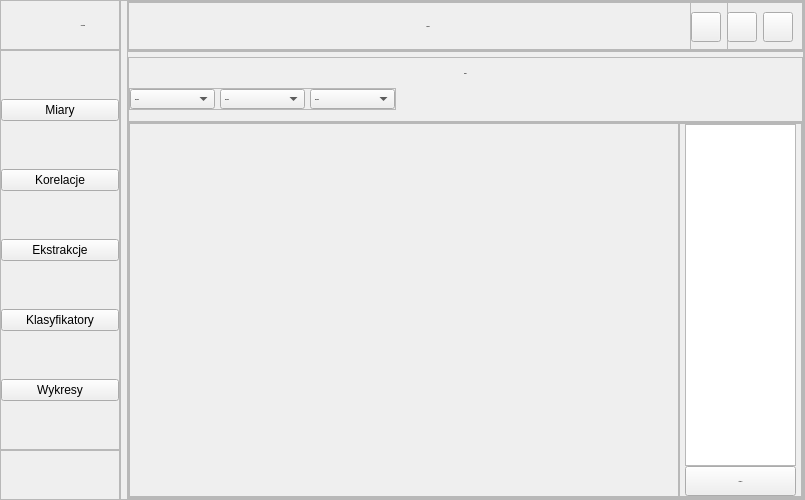
<?xml version="1.0" encoding="UTF-8"?>
<ui version="4.0">
 <class>MainWindow</class>
 <widget class="QMainWindow" name="MainWindow">
  <property name="geometry">
   <rect>
    <x>0</x>
    <y>0</y>
    <width>805</width>
    <height>500</height>
   </rect>
  </property>
  <property name="minimumSize">
   <size>
    <width>30</width>
    <height>30</height>
   </size>
  </property>
  <property name="maximumSize">
   <size>
    <width>805</width>
    <height>500</height>
   </size>
  </property>
  <property name="font">
   <font>
    <weight>50</weight>
    <bold>false</bold>
   </font>
  </property>
  <property name="windowTitle">
   <string>MainWindow</string>
  </property>
  <property name="styleSheet">
   <string notr="true"/>
  </property>
  <widget class="QWidget" name="centralwidget">
   <property name="styleSheet">
    <string notr="true">@font-face {
font-family: NovaFlat;
src: url(:/fonts/Nova_Flat/NovaFlat-Regular.ttf)format(&quot;truetype&quot;);
}
*{
color: #fff;
font-family: NovaFlat;
font-size: 15px;
border: nine;
background-color: ;
}
#header_frame, #left_menu_bellow, #left_menu_up{
background-color:rgb(61,80,95)
}
#centralwidget{
background-color:rgb(61,80,95,100)
}
#miary, #korelacje, #ekstrakcje, #klasyfikatory, #wykres, #left_menu_center{
background-color:rgb(61,80,95,100)
}
#choose1, #choose2, #choose3, #create{
background-color:rgb(61,80,95)
}
#label_miary, #label_korelacje, #label_ekstrakcje, #label_klasyfikatory, #label_wykres{
font-size: 20px;
}</string>
   </property>
   <layout class="QHBoxLayout" name="horizontalLayout">
    <property name="spacing">
     <number>0</number>
    </property>
    <property name="leftMargin">
     <number>0</number>
    </property>
    <property name="topMargin">
     <number>0</number>
    </property>
    <property name="rightMargin">
     <number>0</number>
    </property>
    <property name="bottomMargin">
     <number>0</number>
    </property>
    <item>
     <widget class="QWidget" name="left_menu_widget" native="true">
      <layout class="QVBoxLayout" name="verticalLayout">
       <property name="spacing">
        <number>0</number>
       </property>
       <property name="leftMargin">
        <number>0</number>
       </property>
       <property name="topMargin">
        <number>0</number>
       </property>
       <property name="rightMargin">
        <number>0</number>
       </property>
       <property name="bottomMargin">
        <number>0</number>
       </property>
       <item alignment="Qt::AlignTop">
        <widget class="QFrame" name="left_menu_up">
         <property name="minimumSize">
          <size>
           <width>120</width>
           <height>50</height>
          </size>
         </property>
         <property name="maximumSize">
          <size>
           <width>120</width>
           <height>50</height>
          </size>
         </property>
         <property name="frameShape">
          <enum>QFrame::StyledPanel</enum>
         </property>
         <property name="frameShadow">
          <enum>QFrame::Raised</enum>
         </property>
         <layout class="QHBoxLayout" name="horizontalLayout_2">
          <property name="spacing">
           <number>0</number>
          </property>
          <property name="leftMargin">
           <number>6</number>
          </property>
          <property name="topMargin">
           <number>0</number>
          </property>
          <property name="rightMargin">
           <number>0</number>
          </property>
          <property name="bottomMargin">
           <number>0</number>
          </property>
          <item>
           <widget class="QLabel" name="icon">
            <property name="sizePolicy">
             <sizepolicy hsizetype="Preferred" vsizetype="Preferred">
              <horstretch>0</horstretch>
              <verstretch>0</verstretch>
             </sizepolicy>
            </property>
            <property name="minimumSize">
             <size>
              <width>40</width>
              <height>40</height>
             </size>
            </property>
            <property name="maximumSize">
             <size>
              <width>40</width>
              <height>40</height>
             </size>
            </property>
            <property name="font">
             <font>
              <family>NovaFlat</family>
              <pointsize>-1</pointsize>
              <weight>50</weight>
              <bold>false</bold>
             </font>
            </property>
            <property name="text">
             <string/>
            </property>
            <property name="pixmap">
             <pixmap resource="resources.qrc">:/images/icon.ico</pixmap>
            </property>
            <property name="scaledContents">
             <bool>true</bool>
            </property>
            <property name="wordWrap">
             <bool>false</bool>
            </property>
           </widget>
          </item>
          <item>
           <widget class="QLabel" name="title">
            <property name="font">
             <font>
              <family>NovaFlat</family>
              <pointsize>-1</pointsize>
              <weight>75</weight>
              <italic>false</italic>
              <bold>true</bold>
              <underline>false</underline>
             </font>
            </property>
            <property name="text">
             <string>Suchotki</string>
            </property>
            <property name="alignment">
             <set>Qt::AlignCenter</set>
            </property>
           </widget>
          </item>
         </layout>
         <zorder>title</zorder>
         <zorder>icon</zorder>
        </widget>
       </item>
       <item>
        <widget class="QFrame" name="left_menu_center">
         <property name="sizePolicy">
          <sizepolicy hsizetype="Preferred" vsizetype="Expanding">
           <horstretch>0</horstretch>
           <verstretch>0</verstretch>
          </sizepolicy>
         </property>
         <property name="minimumSize">
          <size>
           <width>120</width>
           <height>0</height>
          </size>
         </property>
         <property name="maximumSize">
          <size>
           <width>120</width>
           <height>16777215</height>
          </size>
         </property>
         <property name="styleSheet">
          <string notr="true"/>
         </property>
         <property name="frameShape">
          <enum>QFrame::StyledPanel</enum>
         </property>
         <property name="frameShadow">
          <enum>QFrame::Raised</enum>
         </property>
         <layout class="QVBoxLayout" name="verticalLayout_2">
          <property name="spacing">
           <number>0</number>
          </property>
          <property name="leftMargin">
           <number>0</number>
          </property>
          <property name="topMargin">
           <number>0</number>
          </property>
          <property name="rightMargin">
           <number>0</number>
          </property>
          <property name="bottomMargin">
           <number>0</number>
          </property>
          <item>
           <widget class="QPushButton" name="button_miary">
            <property name="text">
             <string>Miary</string>
            </property>
            <property name="icon">
             <iconset resource="resources.qrc">
              <normaloff>:/icons/icons/sliders.svg</normaloff>:/icons/icons/sliders.svg</iconset>
            </property>
           </widget>
          </item>
          <item>
           <widget class="QPushButton" name="button_korelacje">
            <property name="text">
             <string>Korelacje</string>
            </property>
            <property name="icon">
             <iconset resource="resources.qrc">
              <normaloff>:/icons/icons/trending-up.svg</normaloff>:/icons/icons/trending-up.svg</iconset>
            </property>
           </widget>
          </item>
          <item>
           <widget class="QPushButton" name="button_ekstrakcje">
            <property name="text">
             <string>Ekstrakcje</string>
            </property>
            <property name="icon">
             <iconset resource="resources.qrc">
              <normaloff>:/icons/icons/activity.svg</normaloff>:/icons/icons/activity.svg</iconset>
            </property>
           </widget>
          </item>
          <item>
           <widget class="QPushButton" name="button_klasyfikatory">
            <property name="text">
             <string>Klasyfikatory</string>
            </property>
            <property name="icon">
             <iconset resource="resources.qrc">
              <normaloff>:/icons/icons/bar-chart.svg</normaloff>:/icons/icons/bar-chart.svg</iconset>
            </property>
           </widget>
          </item>
          <item>
           <widget class="QPushButton" name="button_wykresy">
            <property name="text">
             <string>Wykresy</string>
            </property>
            <property name="icon">
             <iconset resource="resources.qrc">
              <normaloff>:/icons/icons/bar-chart-2.svg</normaloff>:/icons/icons/bar-chart-2.svg</iconset>
            </property>
           </widget>
          </item>
         </layout>
        </widget>
       </item>
       <item alignment="Qt::AlignTop">
        <widget class="QFrame" name="left_menu_bellow">
         <property name="minimumSize">
          <size>
           <width>120</width>
           <height>50</height>
          </size>
         </property>
         <property name="maximumSize">
          <size>
           <width>120</width>
           <height>50</height>
          </size>
         </property>
         <property name="styleSheet">
          <string notr="true">bacground-color: rgb(33,43,51,500);</string>
         </property>
         <property name="frameShape">
          <enum>QFrame::StyledPanel</enum>
         </property>
         <property name="frameShadow">
          <enum>QFrame::Raised</enum>
         </property>
         <layout class="QHBoxLayout" name="horizontalLayout_8">
          <property name="spacing">
           <number>6</number>
          </property>
          <property name="leftMargin">
           <number>6</number>
          </property>
          <property name="topMargin">
           <number>0</number>
          </property>
          <property name="rightMargin">
           <number>0</number>
          </property>
          <property name="bottomMargin">
           <number>0</number>
          </property>
         </layout>
        </widget>
       </item>
      </layout>
     </widget>
    </item>
    <item>
     <widget class="QFrame" name="right_site">
      <property name="minimumSize">
       <size>
        <width>100</width>
        <height>0</height>
       </size>
      </property>
      <property name="frameShape">
       <enum>QFrame::StyledPanel</enum>
      </property>
      <property name="frameShadow">
       <enum>QFrame::Raised</enum>
      </property>
      <layout class="QVBoxLayout" name="verticalLayout_5">
       <property name="spacing">
        <number>0</number>
       </property>
       <property name="leftMargin">
        <number>6</number>
       </property>
       <property name="topMargin">
        <number>0</number>
       </property>
       <property name="rightMargin">
        <number>0</number>
       </property>
       <property name="bottomMargin">
        <number>0</number>
       </property>
       <item>
        <widget class="QFrame" name="header_frame">
         <property name="minimumSize">
          <size>
           <width>0</width>
           <height>50</height>
          </size>
         </property>
         <property name="maximumSize">
          <size>
           <width>800</width>
           <height>50</height>
          </size>
         </property>
         <property name="frameShape">
          <enum>QFrame::StyledPanel</enum>
         </property>
         <property name="frameShadow">
          <enum>QFrame::Raised</enum>
         </property>
         <layout class="QHBoxLayout" name="horizontalLayout_3">
          <property name="spacing">
           <number>0</number>
          </property>
          <property name="leftMargin">
           <number>0</number>
          </property>
          <property name="topMargin">
           <number>0</number>
          </property>
          <property name="rightMargin">
           <number>0</number>
          </property>
          <property name="bottomMargin">
           <number>0</number>
          </property>
          <item alignment="Qt::AlignHCenter">
           <widget class="QFrame" name="frame_title_header">
            <property name="minimumSize">
             <size>
              <width>600</width>
              <height>0</height>
             </size>
            </property>
            <property name="maximumSize">
             <size>
              <width>600</width>
              <height>16777215</height>
             </size>
            </property>
            <property name="font">
             <font>
              <family>NovaFlat</family>
              <pointsize>-1</pointsize>
              <weight>50</weight>
              <bold>false</bold>
             </font>
            </property>
            <property name="frameShape">
             <enum>QFrame::StyledPanel</enum>
            </property>
            <property name="frameShadow">
             <enum>QFrame::Raised</enum>
            </property>
            <layout class="QVBoxLayout" name="verticalLayout_6">
             <property name="spacing">
              <number>2</number>
             </property>
             <property name="leftMargin">
              <number>0</number>
             </property>
             <property name="topMargin">
              <number>0</number>
             </property>
             <property name="rightMargin">
              <number>0</number>
             </property>
             <property name="bottomMargin">
              <number>0</number>
             </property>
             <item>
              <widget class="QLabel" name="label_header_title">
               <property name="minimumSize">
                <size>
                 <width>0</width>
                 <height>0</height>
                </size>
               </property>
               <property name="font">
                <font>
                 <family>NovaFlat</family>
                 <pointsize>-1</pointsize>
                 <weight>75</weight>
                 <bold>true</bold>
                </font>
               </property>
               <property name="layoutDirection">
                <enum>Qt::LeftToRight</enum>
               </property>
               <property name="midLineWidth">
                <number>0</number>
               </property>
               <property name="text">
                <string>Tablica</string>
               </property>
               <property name="alignment">
                <set>Qt::AlignCenter</set>
               </property>
              </widget>
             </item>
            </layout>
           </widget>
          </item>
          <item alignment="Qt::AlignRight">
           <widget class="QFrame" name="header_nav">
            <property name="frameShape">
             <enum>QFrame::StyledPanel</enum>
            </property>
            <property name="frameShadow">
             <enum>QFrame::Raised</enum>
            </property>
            <layout class="QHBoxLayout" name="horizontalLayout_5">
             <property name="leftMargin">
              <number>0</number>
             </property>
             <item>
              <widget class="QPushButton" name="minimalize">
               <property name="minimumSize">
                <size>
                 <width>30</width>
                 <height>30</height>
                </size>
               </property>
               <property name="maximumSize">
                <size>
                 <width>30</width>
                 <height>30</height>
                </size>
               </property>
               <property name="text">
                <string/>
               </property>
               <property name="icon">
                <iconset resource="resources.qrc">
                 <normaloff>:/icons/icons/minus.svg</normaloff>:/icons/icons/minus.svg</iconset>
               </property>
              </widget>
             </item>
             <item>
              <widget class="QPushButton" name="full_screen">
               <property name="minimumSize">
                <size>
                 <width>30</width>
                 <height>30</height>
                </size>
               </property>
               <property name="maximumSize">
                <size>
                 <width>30</width>
                 <height>30</height>
                </size>
               </property>
               <property name="text">
                <string/>
               </property>
               <property name="icon">
                <iconset resource="resources.qrc">
                 <normaloff>:/icons/icons/maximize-2.svg</normaloff>:/icons/icons/maximize-2.svg</iconset>
               </property>
              </widget>
             </item>
             <item>
              <widget class="QPushButton" name="close">
               <property name="minimumSize">
                <size>
                 <width>30</width>
                 <height>30</height>
                </size>
               </property>
               <property name="maximumSize">
                <size>
                 <width>30</width>
                 <height>30</height>
                </size>
               </property>
               <property name="text">
                <string/>
               </property>
               <property name="icon">
                <iconset resource="resources.qrc">
                 <normaloff>:/icons/icons/x.svg</normaloff>:/icons/icons/x.svg</iconset>
               </property>
              </widget>
             </item>
            </layout>
           </widget>
          </item>
         </layout>
        </widget>
       </item>
       <item>
        <widget class="QFrame" name="center">
         <property name="frameShape">
          <enum>QFrame::StyledPanel</enum>
         </property>
         <property name="frameShadow">
          <enum>QFrame::Raised</enum>
         </property>
         <layout class="QVBoxLayout" name="verticalLayout_7">
          <property name="spacing">
           <number>0</number>
          </property>
          <property name="leftMargin">
           <number>0</number>
          </property>
          <property name="topMargin">
           <number>5</number>
          </property>
          <property name="rightMargin">
           <number>0</number>
          </property>
          <property name="bottomMargin">
           <number>0</number>
          </property>
          <item>
           <widget class="QStackedWidget" name="stacked_widget">
            <property name="frameShape">
             <enum>QFrame::NoFrame</enum>
            </property>
            <property name="currentIndex">
             <number>0</number>
            </property>
            <widget class="QWidget" name="miary">
             <property name="font">
              <font>
               <family>NovaFlat</family>
               <pointsize>-1</pointsize>
               <weight>75</weight>
               <bold>true</bold>
              </font>
             </property>
             <layout class="QVBoxLayout" name="verticalLayout_8">
              <property name="spacing">
               <number>0</number>
              </property>
              <property name="leftMargin">
               <number>0</number>
              </property>
              <property name="topMargin">
               <number>0</number>
              </property>
              <property name="rightMargin">
               <number>0</number>
              </property>
              <property name="bottomMargin">
               <number>0</number>
              </property>
              <item>
               <widget class="QFrame" name="frame_miary">
                <property name="frameShape">
                 <enum>QFrame::StyledPanel</enum>
                </property>
                <property name="frameShadow">
                 <enum>QFrame::Raised</enum>
                </property>
                <layout class="QVBoxLayout" name="verticalLayout_3">
                 <property name="spacing">
                  <number>0</number>
                 </property>
                 <property name="leftMargin">
                  <number>0</number>
                 </property>
                 <property name="topMargin">
                  <number>0</number>
                 </property>
                 <property name="rightMargin">
                  <number>0</number>
                 </property>
                 <property name="bottomMargin">
                  <number>11</number>
                 </property>
                 <item>
                  <widget class="QLabel" name="label_miary">
                   <property name="minimumSize">
                    <size>
                     <width>0</width>
                     <height>30</height>
                    </size>
                   </property>
                   <property name="maximumSize">
                    <size>
                     <width>16777215</width>
                     <height>30</height>
                    </size>
                   </property>
                   <property name="font">
                    <font>
                     <family>NovaFlat</family>
                     <pointsize>-1</pointsize>
                     <weight>75</weight>
                     <bold>true</bold>
                    </font>
                   </property>
                   <property name="text">
                    <string>Miary</string>
                   </property>
                   <property name="alignment">
                    <set>Qt::AlignCenter</set>
                   </property>
                  </widget>
                 </item>
                 <item alignment="Qt::AlignLeft">
                  <widget class="QFrame" name="frame_miary_guziki">
                   <property name="frameShape">
                    <enum>QFrame::StyledPanel</enum>
                   </property>
                   <property name="frameShadow">
                    <enum>QFrame::Raised</enum>
                   </property>
                   <layout class="QHBoxLayout" name="horizontalLayout_6">
                    <property name="spacing">
                     <number>5</number>
                    </property>
                    <property name="leftMargin">
                     <number>0</number>
                    </property>
                    <property name="topMargin">
                     <number>0</number>
                    </property>
                    <property name="rightMargin">
                     <number>0</number>
                    </property>
                    <property name="bottomMargin">
                     <number>0</number>
                    </property>
                    <item>
                     <widget class="QComboBox" name="choose1">
                      <property name="sizePolicy">
                       <sizepolicy hsizetype="Preferred" vsizetype="Fixed">
                        <horstretch>0</horstretch>
                        <verstretch>0</verstretch>
                       </sizepolicy>
                      </property>
                      <property name="minimumSize">
                       <size>
                        <width>85</width>
                        <height>20</height>
                       </size>
                      </property>
                      <property name="maximumSize">
                       <size>
                        <width>85</width>
                        <height>20</height>
                       </size>
                      </property>
                      <property name="layoutDirection">
                       <enum>Qt::LeftToRight</enum>
                      </property>
                      <item>
                       <property name="text">
                        <string>Wybierz</string>
                       </property>
                      </item>
                      <item>
                       <property name="text">
                        <string>Maximum</string>
                       </property>
                      </item>
                      <item>
                       <property name="text">
                        <string>Odchylenie Standardowe</string>
                       </property>
                      </item>
                      <item>
                       <property name="text">
                        <string>Mediana</string>
                       </property>
                      </item>
                      <item>
                       <property name="text">
                        <string>Moda</string>
                       </property>
                      </item>
                     </widget>
                    </item>
                    <item>
                     <widget class="QComboBox" name="choose2">
                      <property name="minimumSize">
                       <size>
                        <width>85</width>
                        <height>20</height>
                       </size>
                      </property>
                      <property name="maximumSize">
                       <size>
                        <width>85</width>
                        <height>20</height>
                       </size>
                      </property>
                      <item>
                       <property name="text">
                        <string>Wybierz</string>
                       </property>
                      </item>
                     </widget>
                    </item>
                    <item>
                     <widget class="QComboBox" name="choose3">
                      <property name="minimumSize">
                       <size>
                        <width>85</width>
                        <height>20</height>
                       </size>
                      </property>
                      <property name="maximumSize">
                       <size>
                        <width>85</width>
                        <height>20</height>
                       </size>
                      </property>
                      <item>
                       <property name="text">
                        <string>Wybierz</string>
                       </property>
                      </item>
                      <item>
                       <property name="text">
                        <string>Wybierz</string>
                       </property>
                      </item>
                     </widget>
                    </item>
                   </layout>
                  </widget>
                 </item>
                </layout>
               </widget>
              </item>
              <item>
               <widget class="QFrame" name="frame_miary_2">
                <property name="sizePolicy">
                 <sizepolicy hsizetype="Preferred" vsizetype="Expanding">
                  <horstretch>0</horstretch>
                  <verstretch>0</verstretch>
                 </sizepolicy>
                </property>
                <property name="frameShape">
                 <enum>QFrame::StyledPanel</enum>
                </property>
                <property name="frameShadow">
                 <enum>QFrame::Raised</enum>
                </property>
                <layout class="QHBoxLayout" name="horizontalLayout_7">
                 <property name="spacing">
                  <number>0</number>
                 </property>
                 <property name="leftMargin">
                  <number>0</number>
                 </property>
                 <property name="topMargin">
                  <number>0</number>
                 </property>
                 <property name="rightMargin">
                  <number>0</number>
                 </property>
                 <property name="bottomMargin">
                  <number>0</number>
                 </property>
                 <item>
                  <widget class="QFrame" name="frame_miary_wynik_">
                   <property name="minimumSize">
                    <size>
                     <width>550</width>
                     <height>0</height>
                    </size>
                   </property>
                   <property name="maximumSize">
                    <size>
                     <width>550</width>
                     <height>16777215</height>
                    </size>
                   </property>
                   <property name="frameShape">
                    <enum>QFrame::StyledPanel</enum>
                   </property>
                   <property name="frameShadow">
                    <enum>QFrame::Raised</enum>
                   </property>
                  </widget>
                 </item>
                 <item>
                  <widget class="QFrame" name="frame_miary_checkbox">
                   <property name="frameShape">
                    <enum>QFrame::StyledPanel</enum>
                   </property>
                   <property name="frameShadow">
                    <enum>QFrame::Raised</enum>
                   </property>
                   <layout class="QVBoxLayout" name="verticalLayout_4">
                    <property name="spacing">
                     <number>0</number>
                    </property>
                    <property name="leftMargin">
                     <number>5</number>
                    </property>
                    <property name="topMargin">
                     <number>0</number>
                    </property>
                    <property name="rightMargin">
                     <number>5</number>
                    </property>
                    <property name="bottomMargin">
                     <number>0</number>
                    </property>
                    <item>
                     <widget class="QListWidget" name="listWidget"/>
                    </item>
                    <item>
                     <widget class="QPushButton" name="create">
                      <property name="minimumSize">
                       <size>
                        <width>0</width>
                        <height>30</height>
                       </size>
                      </property>
                      <property name="maximumSize">
                       <size>
                        <width>16777215</width>
                        <height>30</height>
                       </size>
                      </property>
                      <property name="font">
                       <font>
                        <family>NovaFlat</family>
                        <pointsize>-1</pointsize>
                        <weight>75</weight>
                        <bold>true</bold>
                       </font>
                      </property>
                      <property name="text">
                       <string>Utwórz</string>
                      </property>
                     </widget>
                    </item>
                   </layout>
                  </widget>
                 </item>
                </layout>
               </widget>
              </item>
             </layout>
            </widget>
            <widget class="QWidget" name="korelacje">
             <property name="font">
              <font>
               <family>NovaFlat</family>
               <pointsize>-1</pointsize>
               <weight>75</weight>
               <bold>true</bold>
              </font>
             </property>
             <layout class="QVBoxLayout" name="verticalLayout_11">
              <property name="spacing">
               <number>0</number>
              </property>
              <property name="leftMargin">
               <number>0</number>
              </property>
              <property name="topMargin">
               <number>0</number>
              </property>
              <property name="rightMargin">
               <number>0</number>
              </property>
              <property name="bottomMargin">
               <number>0</number>
              </property>
              <item>
               <widget class="QFrame" name="frame_korelacje_2">
                <property name="frameShape">
                 <enum>QFrame::StyledPanel</enum>
                </property>
                <property name="frameShadow">
                 <enum>QFrame::Raised</enum>
                </property>
                <layout class="QVBoxLayout" name="verticalLayout_10">
                 <item alignment="Qt::AlignTop">
                  <widget class="QLabel" name="label_korelacje">
                   <property name="font">
                    <font>
                     <family>NovaFlat</family>
                     <pointsize>-1</pointsize>
                     <weight>75</weight>
                     <bold>true</bold>
                    </font>
                   </property>
                   <property name="text">
                    <string>Korelacje</string>
                   </property>
                   <property name="alignment">
                    <set>Qt::AlignCenter</set>
                   </property>
                  </widget>
                 </item>
                </layout>
               </widget>
              </item>
              <item>
               <widget class="QFrame" name="frame_korelacje_wynik">
                <property name="sizePolicy">
                 <sizepolicy hsizetype="Preferred" vsizetype="Expanding">
                  <horstretch>0</horstretch>
                  <verstretch>0</verstretch>
                 </sizepolicy>
                </property>
                <property name="frameShape">
                 <enum>QFrame::StyledPanel</enum>
                </property>
                <property name="frameShadow">
                 <enum>QFrame::Raised</enum>
                </property>
                <layout class="QGridLayout" name="gridLayout_2"/>
               </widget>
              </item>
             </layout>
            </widget>
            <widget class="QWidget" name="ekstrakcje">
             <layout class="QVBoxLayout" name="verticalLayout_13">
              <property name="spacing">
               <number>0</number>
              </property>
              <property name="leftMargin">
               <number>0</number>
              </property>
              <property name="topMargin">
               <number>0</number>
              </property>
              <property name="rightMargin">
               <number>0</number>
              </property>
              <property name="bottomMargin">
               <number>0</number>
              </property>
              <item>
               <widget class="QFrame" name="frame_ekstrakcje">
                <property name="frameShape">
                 <enum>QFrame::StyledPanel</enum>
                </property>
                <property name="frameShadow">
                 <enum>QFrame::Raised</enum>
                </property>
                <layout class="QVBoxLayout" name="verticalLayout_12">
                 <item alignment="Qt::AlignTop">
                  <widget class="QLabel" name="label_ekstrakcje">
                   <property name="font">
                    <font>
                     <family>NovaFlat</family>
                     <pointsize>-1</pointsize>
                     <weight>75</weight>
                     <bold>true</bold>
                    </font>
                   </property>
                   <property name="text">
                    <string>Ekstrakcje</string>
                   </property>
                   <property name="alignment">
                    <set>Qt::AlignCenter</set>
                   </property>
                  </widget>
                 </item>
                </layout>
               </widget>
              </item>
              <item>
               <widget class="QFrame" name="frame_ekstrakcie_wynik">
                <property name="sizePolicy">
                 <sizepolicy hsizetype="Preferred" vsizetype="Expanding">
                  <horstretch>0</horstretch>
                  <verstretch>0</verstretch>
                 </sizepolicy>
                </property>
                <property name="frameShape">
                 <enum>QFrame::StyledPanel</enum>
                </property>
                <property name="frameShadow">
                 <enum>QFrame::Raised</enum>
                </property>
                <layout class="QGridLayout" name="gridLayout_3"/>
               </widget>
              </item>
             </layout>
            </widget>
            <widget class="QWidget" name="klasyfikatory">
             <layout class="QVBoxLayout" name="verticalLayout_15">
              <property name="spacing">
               <number>0</number>
              </property>
              <property name="leftMargin">
               <number>0</number>
              </property>
              <property name="topMargin">
               <number>0</number>
              </property>
              <property name="rightMargin">
               <number>0</number>
              </property>
              <property name="bottomMargin">
               <number>0</number>
              </property>
              <item>
               <widget class="QFrame" name="frame_klasyfikatory">
                <property name="frameShape">
                 <enum>QFrame::StyledPanel</enum>
                </property>
                <property name="frameShadow">
                 <enum>QFrame::Raised</enum>
                </property>
                <layout class="QVBoxLayout" name="verticalLayout_14">
                 <property name="spacing">
                  <number>7</number>
                 </property>
                 <property name="leftMargin">
                  <number>11</number>
                 </property>
                 <property name="topMargin">
                  <number>11</number>
                 </property>
                 <property name="rightMargin">
                  <number>11</number>
                 </property>
                 <property name="bottomMargin">
                  <number>11</number>
                 </property>
                 <item alignment="Qt::AlignTop">
                  <widget class="QLabel" name="label_klasyfikatory">
                   <property name="font">
                    <font>
                     <family>NovaFlat</family>
                     <pointsize>-1</pointsize>
                     <weight>75</weight>
                     <bold>true</bold>
                    </font>
                   </property>
                   <property name="text">
                    <string>Mediana</string>
                   </property>
                   <property name="alignment">
                    <set>Qt::AlignCenter</set>
                   </property>
                  </widget>
                 </item>
                </layout>
               </widget>
              </item>
              <item>
               <widget class="QFrame" name="frame_klasyfikatory_wynik">
                <property name="sizePolicy">
                 <sizepolicy hsizetype="Preferred" vsizetype="Expanding">
                  <horstretch>0</horstretch>
                  <verstretch>0</verstretch>
                 </sizepolicy>
                </property>
                <property name="frameShape">
                 <enum>QFrame::StyledPanel</enum>
                </property>
                <property name="frameShadow">
                 <enum>QFrame::Raised</enum>
                </property>
                <layout class="QGridLayout" name="gridLayout_4"/>
               </widget>
              </item>
             </layout>
            </widget>
            <widget class="QWidget" name="wykres">
             <layout class="QVBoxLayout" name="verticalLayout_17">
              <property name="leftMargin">
               <number>0</number>
              </property>
              <property name="topMargin">
               <number>0</number>
              </property>
              <property name="rightMargin">
               <number>0</number>
              </property>
              <item>
               <widget class="QFrame" name="frame_wykres_wynik">
                <property name="sizePolicy">
                 <sizepolicy hsizetype="Preferred" vsizetype="Expanding">
                  <horstretch>0</horstretch>
                  <verstretch>0</verstretch>
                 </sizepolicy>
                </property>
                <property name="frameShape">
                 <enum>QFrame::StyledPanel</enum>
                </property>
                <property name="frameShadow">
                 <enum>QFrame::Raised</enum>
                </property>
                <layout class="QGridLayout" name="gridLayout_5">
                 <property name="leftMargin">
                  <number>0</number>
                 </property>
                 <property name="topMargin">
                  <number>0</number>
                 </property>
                 <property name="rightMargin">
                  <number>0</number>
                 </property>
                 <property name="bottomMargin">
                  <number>0</number>
                 </property>
                 <property name="horizontalSpacing">
                  <number>0</number>
                 </property>
                 <item row="0" column="0">
                  <widget class="QFrame" name="frame__wykres">
                   <property name="frameShape">
                    <enum>QFrame::StyledPanel</enum>
                   </property>
                   <property name="frameShadow">
                    <enum>QFrame::Raised</enum>
                   </property>
                   <layout class="QVBoxLayout" name="verticalLayout_16">
                    <property name="leftMargin">
                     <number>0</number>
                    </property>
                    <property name="topMargin">
                     <number>11</number>
                    </property>
                    <property name="rightMargin">
                     <number>0</number>
                    </property>
                    <property name="bottomMargin">
                     <number>0</number>
                    </property>
                    <item alignment="Qt::AlignTop">
                     <widget class="QLabel" name="label_wykres">
                      <property name="font">
                       <font>
                        <family>NovaFlat</family>
                        <pointsize>-1</pointsize>
                        <weight>75</weight>
                        <bold>true</bold>
                       </font>
                      </property>
                      <property name="text">
                       <string>Wykres</string>
                      </property>
                      <property name="alignment">
                       <set>Qt::AlignCenter</set>
                      </property>
                     </widget>
                    </item>
                   </layout>
                  </widget>
                 </item>
                </layout>
               </widget>
              </item>
             </layout>
            </widget>
           </widget>
          </item>
         </layout>
        </widget>
       </item>
      </layout>
     </widget>
    </item>
   </layout>
  </widget>
 </widget>
 <resources>
  <include location="resources.qrc"/>
 </resources>
 <connections/>
</ui>
